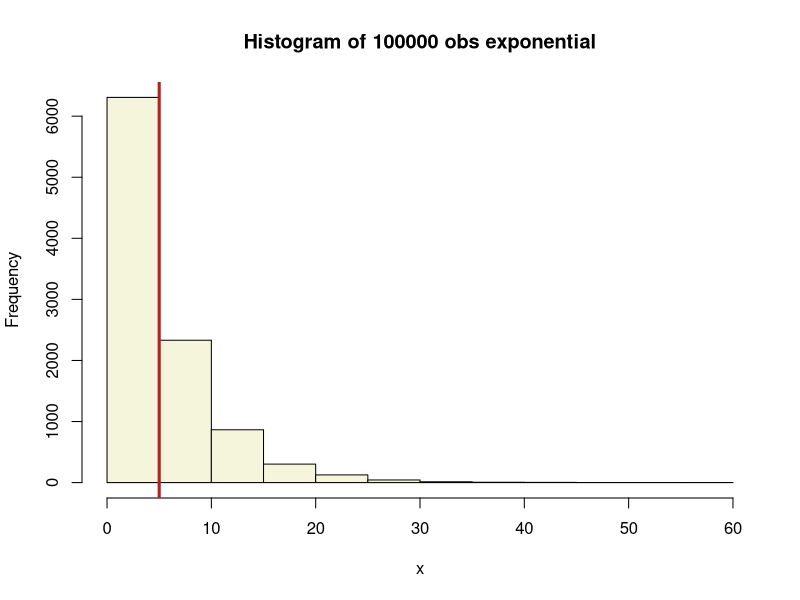
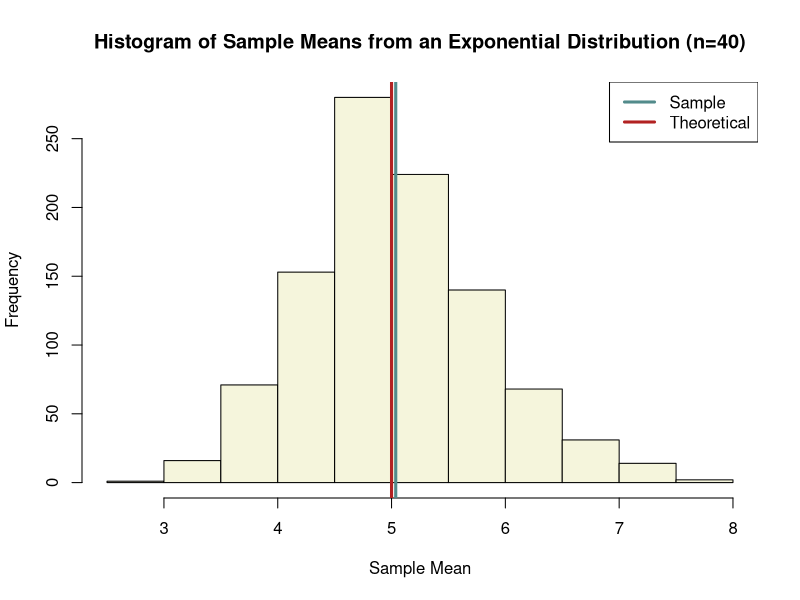

Write R code to recreate these figures, in order.
## ---- chunk 1
set.seed(1648) # for reproducability
# create an empty vector for the means of exponential samples
clt <- NULL 
n <- 40 # sample size
lambda <- 0.2 # always use lambda = 0.2 for these sims
theoretical_mean <- 1/lambda 
theoretical_sd <- (1/lambda)/sqrt(n) 
hist(rexp(10000, lambda),xlab='x', main="Histogram of 100000 obs exponential", col='beige')
abline(v=theoretical_mean, lwd=3, col='firebrick')

# take the mean of 40 samples of the exponential distribution. repeat 1,000 times
for (i in 1:1000) {
      clt <- c(clt, mean(rexp(n, lambda))) 
}
## ---- chunk 2
hist(clt, xlab='Sample Mean', main="Histogram of Sample Means from an Exponential Distribution (n=40)", col='beige')
abline(v=mean(clt), lwd=3, col='darkslategray4')
abline(v=theoretical_mean, lwd=3, col='firebrick')
legend(c("Sample", "Theoretical"),x='topright', lwd=c(3,3), col=c('darkslategray4', 'firebrick'))
## ---- chunk 3
knitr::include_graphics("https://www.jmp.com/en_us/statistics-knowledge-portal/t-test/t-distribution/_jcr_content/par/styledcontainer_2069_1940499363/par/image.img.png/1594940812252.png")
## ---- chunk 4
knitr::include_graphics("https://i.ytimg.com/vi/MUD390jtgQs/maxresdefault.jpg")
